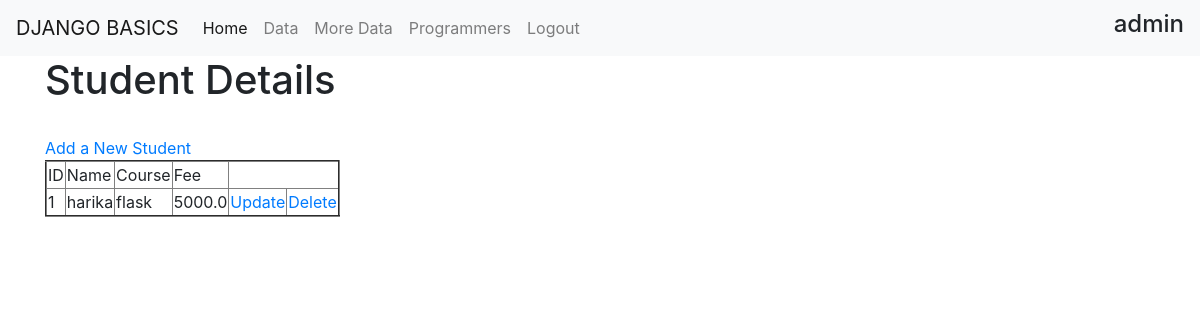
Page /crudApp/ (signed in) on the earlier database version.
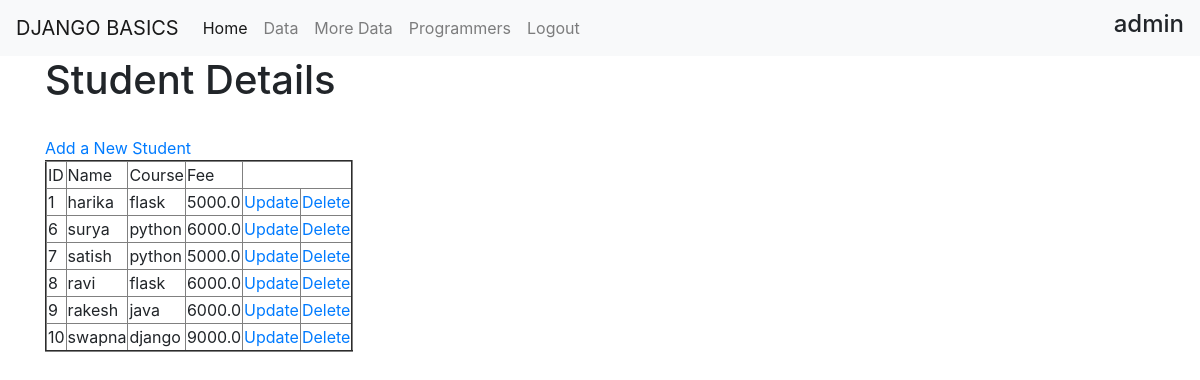
Same page on the later database version.
### crudApp/models.py (models this page shows, shortened)
class Student(models.Model):
    course_choices = [('python', 'Python'), ('java', 'Java'),
                      ('django', 'Django'), ('flask', 'Flask')]
    fullname = models.CharField(max_length=20)
    course = models.CharField(max_length=10, choices=course_choices)
    fee = models.FloatField()

### crudApp/views.py (the view)
@login_required
def getStudents(request):
    students = Student.objects.all()
    return render(request, 'crudApp/home.html', {'stds': students})

### templates/crudApp/home.html (shortened to what this page needs)
{% extends 'templateApp/base.html' %}
{% block content %}
<div class="container">
    <h1>Student Details</h1>
    <br><a href="{% url 'create' %}">Add a New Student</a>
    <table border="2">
        <tr>
            <td>ID</td>
            <td>Name</td>
            <td>Course</td>
            <td>Fee</td>
        </tr>
        {% for student in stds %}
        <tr>
            <td>{{student.id}}</td>
            <td>{{student.fullname}}</td>
            <td>{{student.course}}</td>
            <td>{{student.fee}}</td>
            <td><a href="{% url 'update' student.id %}">Update</a></td>
            {% if perms.crudApp.delete_student %}
            <td><a href="{% url 'delete' student.id %}">Delete</a></td>
            {% endif %}
        </tr>
        {% endfor %}
    </table>
</div>
{% endblock content %}

### templates/templateApp/base.html (shortened to what this page needs)
<!DOCTYPE html>
<html lang="en">
<head>
    <link rel="stylesheet" href="https://stackpath.bootstrapcdn.com/bootstrap/4.4.1/css/bootstrap.min.css"
>
</head>
<body>
    <nav class="navbar navbar-expand-lg navbar-light bg-light">
        <a class="navbar-brand" href="{% url 'template_home' %}">DJANGO BASICS</a>
        <div class="collapse navbar-collapse" id="navbarNav">
            <ul class="navbar-nav">
                <li class="nav-item active">
                    <a class="nav-link" href="{% url 'template_home' %}">Home<span class="sr-only">(current)</span></a>
                </li>
                <li class="nav-item">
                    <a class="nav-link" href="{% url 'template_data' %}">Data</a>
                </li>
                <li class="nav-item">
                    <a class="nav-link" href="{% url 'more_data' %}">More Data</a>
                </li>
                <li class="nav-item">
                    <a class="nav-link" href="{% url 'programmers' %}">Programmers</a>
                </li>
                {% if user.is_authenticated %}
                <li class="nav-item">
                    <a class="nav-link" href="{% url 'logout' %}">Logout</a>
                </li>
                {% endif %}
            </ul>
        </div>
        <h4 class="text-right">{{ user.username }}</h4>
    </nav>
    {% block content%}
    {% endblock %}
</body>
</html>

Differences in the rows shown:
added Student: id "6", fullname "surya", course "python", fee "6000.0"
added Student: id "7", fullname "satish", course "python", fee "5000.0"
added Student: id "8", fullname "ravi", course "flask", fee "6000.0"
added Student: id "9", fullname "rakesh", course "java", fee "6000.0"
added Student: id "10", fullname "swapna", course "django", fee "9000.0"
